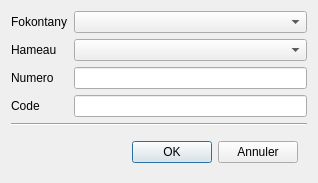
<?xml version="1.0" encoding="UTF-8"?>
<ui version="4.0">
 <class>Dialog</class>
 <widget class="QDialog" name="Dialog">
  <property name="geometry">
   <rect>
    <x>0</x>
    <y>0</y>
    <width>318</width>
    <height>174</height>
   </rect>
  </property>
  <property name="windowTitle">
   <string>Nouvelle Parcelle</string>
  </property>
  <property name="modal">
   <bool>true</bool>
  </property>
  <layout class="QVBoxLayout" name="verticalLayout">
   <item>
    <layout class="QFormLayout" name="formLayout">
     <property name="fieldGrowthPolicy">
      <enum>QFormLayout::AllNonFixedFieldsGrow</enum>
     </property>
     <item row="0" column="0">
      <widget class="QLabel" name="label">
       <property name="text">
        <string>Fokontany</string>
       </property>
      </widget>
     </item>
     <item row="0" column="1">
      <widget class="QComboBox" name="comboBoxFokontany"/>
     </item>
     <item row="1" column="0">
      <widget class="QLabel" name="label_2">
       <property name="text">
        <string>Hameau</string>
       </property>
      </widget>
     </item>
     <item row="1" column="1">
      <widget class="QComboBox" name="comboBoxHameau"/>
     </item>
     <item row="3" column="0">
      <widget class="QLabel" name="label_3">
       <property name="text">
        <string>Code</string>
       </property>
      </widget>
     </item>
     <item row="3" column="1">
      <widget class="QLineEdit" name="lineEditCode"/>
     </item>
     <item row="2" column="0">
      <widget class="QLabel" name="numeroLabel">
       <property name="text">
        <string>Numero</string>
       </property>
      </widget>
     </item>
     <item row="2" column="1">
      <widget class="QLineEdit" name="lineEditNumero"/>
     </item>
    </layout>
   </item>
   <item>
    <widget class="Line" name="line">
     <property name="orientation">
      <enum>Qt::Horizontal</enum>
     </property>
    </widget>
   </item>
   <item>
    <widget class="QFrame" name="frame">
     <layout class="QHBoxLayout" name="horizontalLayout">
      <item>
       <spacer name="horizontalSpacer">
        <property name="orientation">
         <enum>Qt::Horizontal</enum>
        </property>
        <property name="sizeHint" stdset="0">
         <size>
          <width>40</width>
          <height>20</height>
         </size>
        </property>
       </spacer>
      </item>
      <item>
       <widget class="QPushButton" name="pushButtonOK">
        <property name="text">
         <string>OK</string>
        </property>
       </widget>
      </item>
      <item>
       <widget class="QPushButton" name="pushButtonAnnuler">
        <property name="text">
         <string>Annuler</string>
        </property>
       </widget>
      </item>
     </layout>
    </widget>
   </item>
  </layout>
 </widget>
 <tabstops>
  <tabstop>comboBoxFokontany</tabstop>
  <tabstop>comboBoxHameau</tabstop>
  <tabstop>lineEditCode</tabstop>
 </tabstops>
 <resources/>
 <connections/>
</ui>
